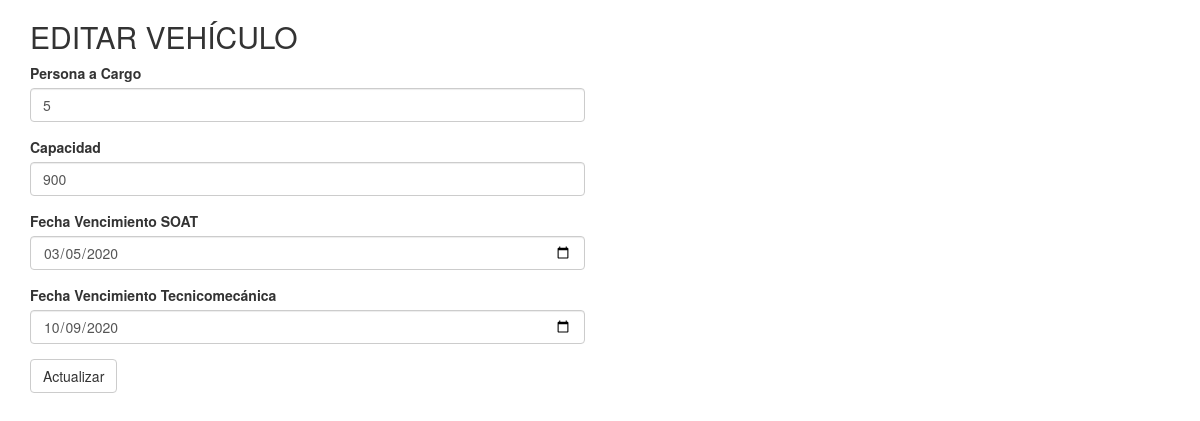
Screenshot of /vista/editarVehiculo.php?id=1 with the database file from the repository.
### tables this page shows
CREATE TABLE `vehiculos` (
  `idVehiculo` int(5) NOT NULL,
  `idPersonaCargo` int(5) NOT NULL,
  `capacidad` int(100) DEFAULT NULL,
  `fechaVenSoat` date DEFAULT NULL,
  `fechaVenTecno` date DEFAULT NULL
);

### modelo/formularioEditarVehiculo.php (the view, shortened to what this page needs)
<?php
$con=new Conectar();
$conexion = $con->conexion();
$id = $_GET["id"];
$sql = $conexion->prepare("SELECT * FROM vehiculos where idVehiculo =:id");
$vehiculo = null;
$sql->bindParam(":id",$id);
$sql->execute();
if ($sql->rowCount()>=1) {
  $fila = $sql-> fetch();
  $vehiculo=$fila;
}else{
  echo "Ocurrio un error";
}
?>
<?php if($vehiculo!=null):?>
<form role="form" method="post" action="../modelo/actualizarVehiculo.php">
  <div class="form-group">
    <label for="name">Persona a Cargo</label>
    <input type="text" class="form-control" value="<?php echo $fila["idPersonaCargo"]; ?>" name="personaCargo" required>
  </div>
  <div class="form-group">
    <label for="lastname">Capacidad</label>
    <input type="text" class="form-control" value="<?php echo $fila["capacidad"]; ?>" name="capacidad" required>
  </div>
  <div class="form-group">
    <label for="email">Fecha Vencimiento SOAT</label>
    <input type="date" class="form-control" value="<?php echo $fila["fechaVenSoat"]; ?>" name="fechaSoat" >
  </div>
  <div class="form-group">
    <label for="phone">Fecha Vencimiento Tecnicomecánica</label>
    <input type="date" class="form-control" value="<?php echo $fila["fechaVenTecno"]; ?>" name="fechaTecno" >
  </div>
  <button type="submit" class="btn btn-default">Actualizar</button>
</form>
<?php else:?>
  <p class="alert alert-danger">404 No se encuentra</p>
<?php endif;?>

### rows the page displays
vehiculos: personaCargo "5", capacidad "900", fechaSoat "03/05/2020", fechaTecno "10/09/2020"
